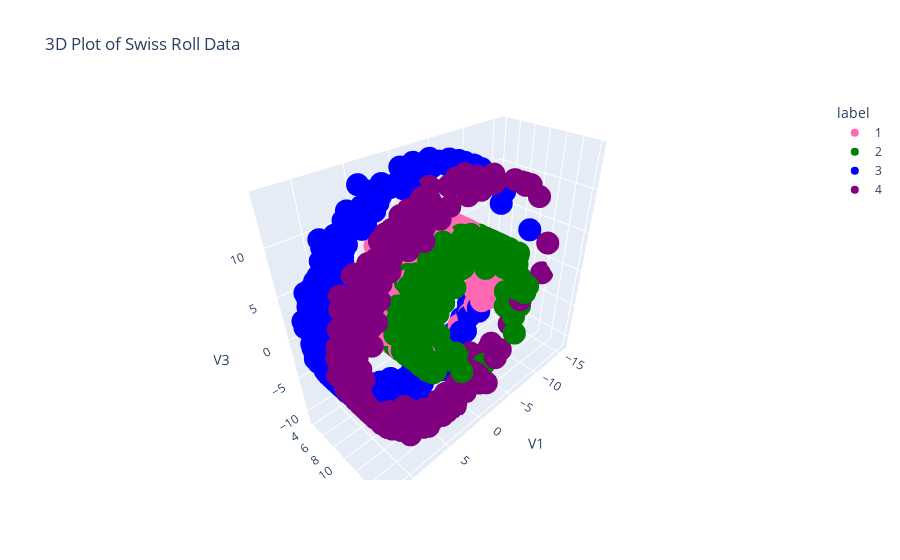

Notebook source saved alongside this figure:
### Code cell
import pandas as pd
import numpy as np
import plotly.express as px

# Step 1: Read the data from the file using read_table
df = pd.read_table("swissroll.dat", delim_whitespace=True, header=None, names=['V1', 'V2', 'V3'])

# Step 2: Assign labels correctly
# Repeat each label 400 times sequentially
labels = np.repeat(["1", "2", "3", "4"], 400)
df['label'] = labels

# Step 3: Verify the data and labels
print(df.head(20))  # Check the first few rows to ensure labels are correct

# Step 4: Create a 3D scatter plot using Plotly with correct labels and colors
fig = px.scatter_3d(df, x='V1', y='V2', z='V3', color='label',
                    labels={'V1': 'V1', 'V2': 'V2', 'V3': 'V3'},
                    title='3D Plot of Swiss Roll Data',
                    color_discrete_map={"1": "hotpink", "2": "green", "3": "blue", "4": "purple"})

# Step 5: Customize the layout to match the R example
fig.update_layout(scene=dict(
    xaxis_title='V1',
    yaxis_title='V2',
    zaxis_title='V3'
))

# Show the plot
fig.show()

### Figure 1 — Plotly figure (JSON) as saved in the notebook; plotly's stock layout.template omitted (floating-point values rounded to 4 significant figures; data arrays with more than 128 entries replaced by an {"elided": "..."} marker saying what was removed)
{"data": [{"hovertemplate": "label=1<br>V1=%{x}<br>V2=%{y}<br>V3=%{z}<extra></extra>", "legendgroup": "1", "marker": {"color": "hotpink", "symbol": "circle"}, "mode": "markers", "name": "1", "scene": "scene", "showlegend": true, "type": "scatter3d", "x": {"elided": "400 float values"}, "y": {"elided": "400 float values"}, "z": {"elided": "400 float values"}}, {"hovertemplate": "label=2<br>V1=%{x}<br>V2=%{y}<br>V3=%{z}<extra></extra>", "legendgroup": "2", "marker": {"color": "green", "symbol": "circle"}, "mode": "markers", "name": "2", "scene": "scene", "showlegend": true, "type": "scatter3d", "x": {"elided": "400 float values"}, "y": {"elided": "400 float values"}, "z": {"elided": "400 float values"}}, {"hovertemplate": "label=3<br>V1=%{x}<br>V2=%{y}<br>V3=%{z}<extra></extra>", "legendgroup": "3", "marker": {"color": "blue", "symbol": "circle"}, "mode": "markers", "name": "3", "scene": "scene", "showlegend": true, "type": "scatter3d", "x": {"elided": "400 float values"}, "y": {"elided": "400 float values"}, "z": {"elided": "400 float values"}}, {"hovertemplate": "label=4<br>V1=%{x}<br>V2=%{y}<br>V3=%{z}<extra></extra>", "legendgroup": "4", "marker": {"color": "purple", "symbol": "circle"}, "mode": "markers", "name": "4", "scene": "scene", "showlegend": true, "type": "scatter3d", "x": {"elided": "400 float values"}, "y": {"elided": "400 float values"}, "z": {"elided": "400 float values"}}], "layout": {"legend": {"title": {"text": "label"}, "tracegroupgap": 0}, "scene": {"domain": {"x": [0, 1], "y": [0, 1]}, "xaxis": {"title": {"text": "V1"}}, "yaxis": {"title": {"text": "V2"}}, "zaxis": {"title": {"text": "V3"}}}, "title": {"text": "3D Plot of Swiss Roll Data"}}}
